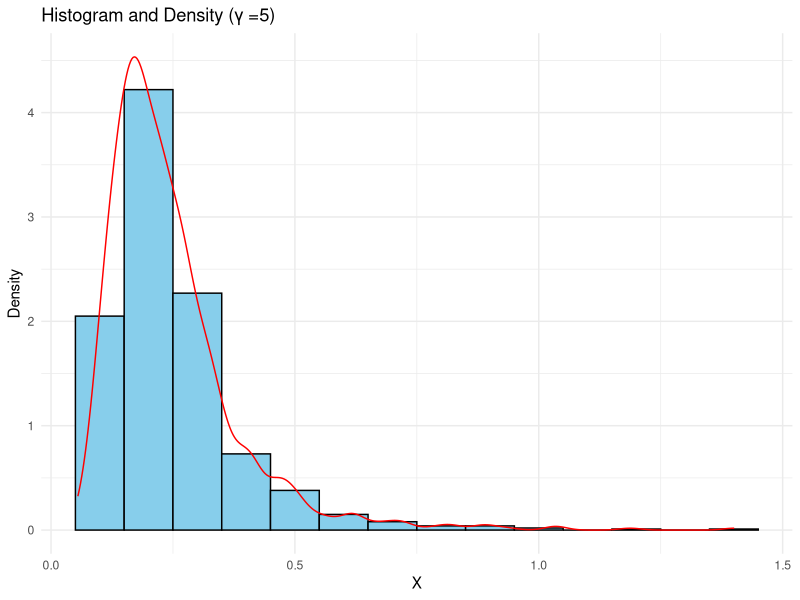
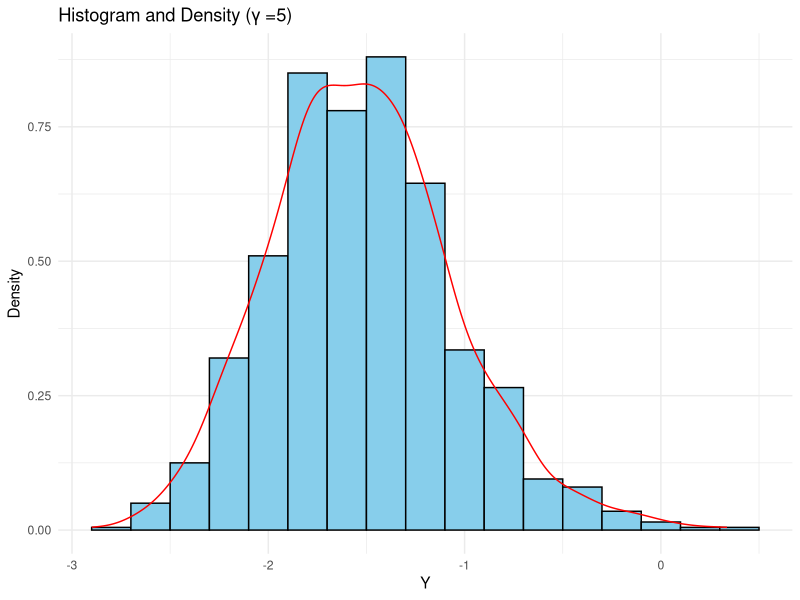

These figures' R source, in order: (Note: this script raises an error after producing the figures.)
library(ggplot2)
library(gridExtra)

# Define the parameter values for gamma
gamma_values <- c(1, 2, 5)

# Create an empty list to store the plots
plots <- list()

# Loop over the gamma values
for (gamma in gamma_values) {
  # Generate samples for X from Pareto distribution
  n <- 1000
  X <- 1 / rgamma(n, shape = gamma)
  
  # Transform X to Y = log(X)
  Y <- log(X)
  
  # Create a data frame
  df <- data.frame(X = X, Y = Y)
  
  # Create the histogram plot for Y
  hist_plot <- ggplot(df, aes(x = Y)) +
    geom_histogram(aes(y = ..density..), binwidth = 0.2, color = "black", fill = "skyblue") +
    geom_density(color = "red") +
    labs(title = paste0("Histogram and Density (γ =", gamma, ")"), x = "Y", y = "Density") +
    theme_minimal()
  
  # Create the histogram plot for X
  density_plot <- ggplot(df, aes(x = X)) +
    geom_histogram(aes(y = ..density..), binwidth = 0.1, color = "black", fill = "skyblue") +
    geom_density(color = "red") +
    labs(title = paste0("Histogram and Density (γ =", gamma, ")"), x = "X", y = "Density") +
    theme_minimal()
  
  # Store the plots in the list
  plots[[gamma]] <- list(hist_plot, density_plot)
}


plots[1]+plots[2]
